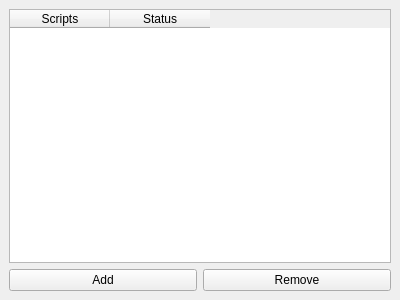
<?xml version="1.0" encoding="UTF-8"?>
<ui version="4.0">
 <class>Scripts_View</class>
 <widget class="QMainWindow" name="Scripts_View">
  <property name="geometry">
   <rect>
    <x>0</x>
    <y>0</y>
    <width>400</width>
    <height>300</height>
   </rect>
  </property>
  <property name="windowTitle">
   <string>Scripts</string>
  </property>
  <widget class="QWidget" name="centralwidget">
   <layout class="QGridLayout" name="gridLayout">
    <item row="2" column="0">
     <layout class="QHBoxLayout" name="horizontalLayout">
      <item>
       <widget class="QPushButton" name="add_pushButton">
        <property name="text">
         <string>Add</string>
        </property>
       </widget>
      </item>
      <item>
       <widget class="QPushButton" name="remove_pushButton">
        <property name="text">
         <string>Remove</string>
        </property>
       </widget>
      </item>
     </layout>
    </item>
    <item row="0" column="0">
     <widget class="QTableWidget" name="scripts_tableWidget">
      <column>
       <property name="text">
        <string>Scripts</string>
       </property>
      </column>
      <column>
       <property name="text">
        <string>Status</string>
       </property>
      </column>
     </widget>
    </item>
   </layout>
  </widget>
 </widget>
 <resources/>
 <connections/>
</ui>
